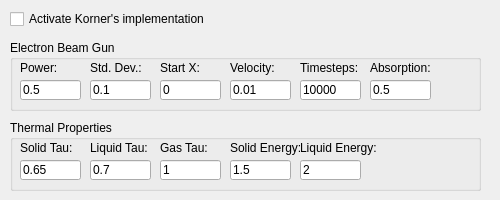
   <widget class="QWidget" name="tab_5">
    <attribute name="title">
     <string>Phase Change</string>
    </attribute>
    <widget class="QCheckBox" name="activateKorner">
     <property name="geometry">
      <rect>
       <x>10</x>
       <y>10</y>
       <width>481</width>
       <height>18</height>
      </rect>
     </property>
     <property name="text">
      <string>Activate Korner's implementation</string>
     </property>
     <property name="checked">
      <bool>false</bool>
     </property>
    </widget>
    <widget class="QGroupBox" name="groupBox_19">
     <property name="geometry">
      <rect>
       <x>10</x>
       <y>40</y>
       <width>471</width>
       <height>71</height>
      </rect>
     </property>
     <property name="title">
      <string>Electron Beam Gun</string>
     </property>
     <widget class="QLabel" name="label_65">
      <property name="geometry">
       <rect>
        <x>10</x>
        <y>20</y>
        <width>101</width>
        <height>16</height>
       </rect>
      </property>
      <property name="text">
       <string>Power:</string>
      </property>
     </widget>
     <widget class="ImprovedLineEdit" name="ebmPower">
      <property name="geometry">
       <rect>
        <x>10</x>
        <y>40</y>
        <width>61</width>
        <height>20</height>
       </rect>
      </property>
      <property name="text">
       <string>0.5</string>
      </property>
     </widget>
     <widget class="QLabel" name="label_66">
      <property name="geometry">
       <rect>
        <x>80</x>
        <y>20</y>
        <width>81</width>
        <height>16</height>
       </rect>
      </property>
      <property name="text">
       <string>Std. Dev.:</string>
      </property>
     </widget>
     <widget class="ImprovedLineEdit" name="ebmStdDev">
      <property name="geometry">
       <rect>
        <x>80</x>
        <y>40</y>
        <width>61</width>
        <height>20</height>
       </rect>
      </property>
      <property name="text">
       <string>0.1</string>
      </property>
     </widget>
     <widget class="QLabel" name="label_67">
      <property name="geometry">
       <rect>
        <x>150</x>
        <y>20</y>
        <width>81</width>
        <height>16</height>
       </rect>
      </property>
      <property name="text">
       <string>Start X:</string>
      </property>
     </widget>
     <widget class="QLabel" name="label_69">
      <property name="geometry">
       <rect>
        <x>220</x>
        <y>20</y>
        <width>91</width>
        <height>16</height>
       </rect>
      </property>
      <property name="text">
       <string>Velocity:</string>
      </property>
     </widget>
     <widget class="QLabel" name="label_70">
      <property name="geometry">
       <rect>
        <x>290</x>
        <y>20</y>
        <width>61</width>
        <height>16</height>
       </rect>
      </property>
      <property name="text">
       <string>Timesteps:</string>
      </property>
     </widget>
     <widget class="ImprovedLineEdit" name="ebmStartX">
      <property name="geometry">
       <rect>
        <x>150</x>
        <y>40</y>
        <width>61</width>
        <height>20</height>
       </rect>
      </property>
      <property name="text">
       <string>0</string>
      </property>
     </widget>
     <widget class="ImprovedLineEdit" name="ebmVelocity">
      <property name="geometry">
       <rect>
        <x>220</x>
        <y>40</y>
        <width>61</width>
        <height>20</height>
       </rect>
      </property>
      <property name="text">
       <string>0.01</string>
      </property>
     </widget>
     <widget class="ImprovedLineEdit" name="ebmTimesteps">
      <property name="geometry">
       <rect>
        <x>290</x>
        <y>40</y>
        <width>61</width>
        <height>20</height>
       </rect>
      </property>
      <property name="text">
       <string>10000</string>
      </property>
     </widget>
     <widget class="ImprovedLineEdit" name="ebmAbsorptionCoefficient">
      <property name="geometry">
       <rect>
        <x>360</x>
        <y>40</y>
        <width>61</width>
        <height>20</height>
       </rect>
      </property>
      <property name="text">
       <string>0.5</string>
      </property>
     </widget>
     <widget class="QLabel" name="label_71">
      <property name="geometry">
       <rect>
        <x>360</x>
        <y>20</y>
        <width>61</width>
        <height>16</height>
       </rect>
      </property>
      <property name="text">
       <string>Absorption:</string>
      </property>
     </widget>
    </widget>
    <widget class="QGroupBox" name="groupBox_20">
     <property name="geometry">
      <rect>
       <x>10</x>
       <y>120</y>
       <width>471</width>
       <height>71</height>
      </rect>
     </property>
     <property name="title">
      <string>Thermal Properties</string>
     </property>
     <widget class="QLabel" name="label_68">
      <property name="geometry">
       <rect>
        <x>10</x>
        <y>20</y>
        <width>101</width>
        <height>16</height>
       </rect>
      </property>
      <property name="text">
       <string>Solid Tau:</string>
      </property>
     </widget>
     <widget class="ImprovedLineEdit" name="kornerLiquidTau">
      <property name="geometry">
       <rect>
        <x>80</x>
        <y>40</y>
        <width>61</width>
        <height>20</height>
       </rect>
      </property>
      <property name="text">
       <string>0.7</string>
      </property>
     </widget>
     <widget class="QLabel" name="label_72">
      <property name="geometry">
       <rect>
        <x>150</x>
        <y>20</y>
        <width>81</width>
        <height>16</height>
       </rect>
      </property>
      <property name="text">
       <string>Gas Tau:</string>
      </property>
     </widget>
     <widget class="ImprovedLineEdit" name="kornerSolidTau">
      <property name="geometry">
       <rect>
        <x>10</x>
        <y>40</y>
        <width>61</width>
        <height>20</height>
       </rect>
      </property>
      <property name="text">
       <string>0.65</string>
      </property>
     </widget>
     <widget class="ImprovedLineEdit" name="kornerGasTau">
      <property name="geometry">
       <rect>
        <x>150</x>
        <y>40</y>
        <width>61</width>
        <height>20</height>
       </rect>
      </property>
      <property name="text">
       <string>1</string>
      </property>
     </widget>
     <widget class="QLabel" name="label_73">
      <property name="geometry">
       <rect>
        <x>80</x>
        <y>20</y>
        <width>81</width>
        <height>16</height>
       </rect>
      </property>
      <property name="text">
       <string>Liquid Tau:</string>
      </property>
     </widget>
     <widget class="ImprovedLineEdit" name="kornerSolidEnergy">
      <property name="geometry">
       <rect>
        <x>220</x>
        <y>40</y>
        <width>61</width>
        <height>20</height>
       </rect>
      </property>
      <property name="text">
       <string>1.5</string>
      </property>
     </widget>
     <widget class="QLabel" name="label_74">
      <property name="geometry">
       <rect>
        <x>220</x>
        <y>20</y>
        <width>81</width>
        <height>16</height>
       </rect>
      </property>
      <property name="text">
       <string>Solid Energy:</string>
      </property>
     </widget>
     <widget class="ImprovedLineEdit" name="kornerLiquidEnergy">
      <property name="geometry">
       <rect>
        <x>290</x>
        <y>40</y>
        <width>61</width>
        <height>20</height>
       </rect>
      </property>
      <property name="text">
       <string>2</string>
      </property>
     </widget>
     <widget class="QLabel" name="label_75">
      <property name="geometry">
       <rect>
        <x>290</x>
        <y>20</y>
        <width>81</width>
        <height>16</height>
       </rect>
      </property>
      <property name="text">
       <string>Liquid Energy:</string>
      </property>
     </widget>
    </widget>
   </widget>
